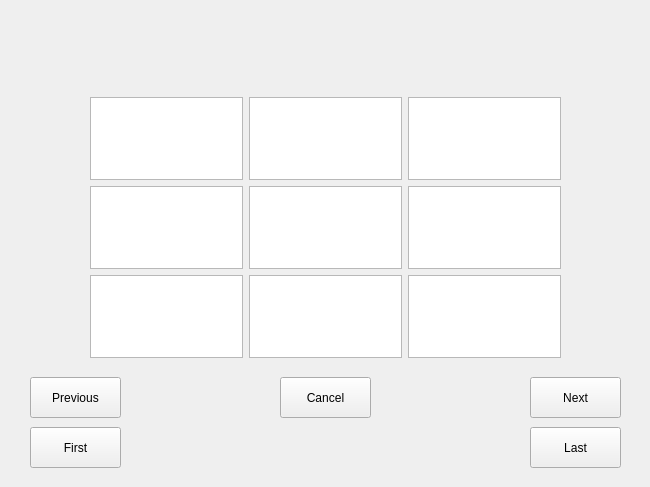
<?xml version="1.0" encoding="UTF-8"?>
<ui version="4.0">
 <class>MainWindow</class>
 <widget class="QMainWindow" name="MainWindow">
  <property name="geometry">
   <rect>
    <x>0</x>
    <y>0</y>
    <width>650</width>
    <height>487</height>
   </rect>
  </property>
  <property name="windowTitle">
   <string>MainWindow</string>
  </property>
  <widget class="QWidget" name="centralwidget">
   <widget class="QWidget" name="gridLayoutWidget">
    <property name="geometry">
     <rect>
      <x>90</x>
      <y>97</y>
      <width>471</width>
      <height>261</height>
     </rect>
    </property>
    <layout class="QGridLayout" name="table">
     <item row="1" column="2">
      <widget class="QPlainTextEdit" name="btn1_2">
       <property name="font">
        <font>
         <pointsize>43</pointsize>
        </font>
       </property>
       <property name="readOnly">
        <bool>true</bool>
       </property>
      </widget>
     </item>
     <item row="0" column="1">
      <widget class="QPlainTextEdit" name="btn0_1">
       <property name="font">
        <font>
         <pointsize>43</pointsize>
        </font>
       </property>
       <property name="readOnly">
        <bool>true</bool>
       </property>
      </widget>
     </item>
     <item row="0" column="2">
      <widget class="QPlainTextEdit" name="btn0_2">
       <property name="font">
        <font>
         <pointsize>43</pointsize>
        </font>
       </property>
       <property name="readOnly">
        <bool>true</bool>
       </property>
      </widget>
     </item>
     <item row="1" column="0">
      <widget class="QPlainTextEdit" name="btn1_0">
       <property name="font">
        <font>
         <pointsize>43</pointsize>
        </font>
       </property>
       <property name="readOnly">
        <bool>true</bool>
       </property>
      </widget>
     </item>
     <item row="2" column="1">
      <widget class="QPlainTextEdit" name="btn2_1">
       <property name="font">
        <font>
         <pointsize>43</pointsize>
        </font>
       </property>
       <property name="readOnly">
        <bool>true</bool>
       </property>
      </widget>
     </item>
     <item row="2" column="2">
      <widget class="QPlainTextEdit" name="btn2_2">
       <property name="font">
        <font>
         <pointsize>43</pointsize>
        </font>
       </property>
       <property name="readOnly">
        <bool>true</bool>
       </property>
      </widget>
     </item>
     <item row="2" column="0">
      <widget class="QPlainTextEdit" name="btn2_0">
       <property name="font">
        <font>
         <pointsize>43</pointsize>
        </font>
       </property>
       <property name="readOnly">
        <bool>true</bool>
       </property>
      </widget>
     </item>
     <item row="0" column="0">
      <widget class="QPlainTextEdit" name="btn0_0">
       <property name="font">
        <font>
         <pointsize>43</pointsize>
        </font>
       </property>
       <property name="readOnly">
        <bool>true</bool>
       </property>
       <property name="plainText">
        <string/>
       </property>
      </widget>
     </item>
     <item row="1" column="1">
      <widget class="QPlainTextEdit" name="btn1_1">
       <property name="font">
        <font>
         <pointsize>43</pointsize>
        </font>
       </property>
       <property name="readOnly">
        <bool>true</bool>
       </property>
      </widget>
     </item>
    </layout>
   </widget>
   <widget class="QPushButton" name="Previous">
    <property name="geometry">
     <rect>
      <x>30</x>
      <y>377</y>
      <width>91</width>
      <height>41</height>
     </rect>
    </property>
    <property name="text">
     <string>Previous</string>
    </property>
   </widget>
   <widget class="QPushButton" name="Next">
    <property name="geometry">
     <rect>
      <x>530</x>
      <y>377</y>
      <width>91</width>
      <height>41</height>
     </rect>
    </property>
    <property name="text">
     <string>Next</string>
    </property>
   </widget>
   <widget class="QPushButton" name="Cancel">
    <property name="geometry">
     <rect>
      <x>280</x>
      <y>377</y>
      <width>91</width>
      <height>41</height>
     </rect>
    </property>
    <property name="text">
     <string>Cancel</string>
    </property>
   </widget>
   <widget class="QPushButton" name="First">
    <property name="geometry">
     <rect>
      <x>30</x>
      <y>427</y>
      <width>91</width>
      <height>41</height>
     </rect>
    </property>
    <property name="text">
     <string>First</string>
    </property>
   </widget>
   <widget class="QPushButton" name="Last">
    <property name="geometry">
     <rect>
      <x>530</x>
      <y>427</y>
      <width>91</width>
      <height>41</height>
     </rect>
    </property>
    <property name="text">
     <string>Last</string>
    </property>
   </widget>
   <widget class="QLabel" name="moveNum">
    <property name="geometry">
     <rect>
      <x>300</x>
      <y>50</y>
      <width>47</width>
      <height>31</height>
     </rect>
    </property>
    <property name="font">
     <font>
      <pointsize>20</pointsize>
     </font>
    </property>
    <property name="text">
     <string/>
    </property>
    <property name="alignment">
     <set>Qt::AlignCenter</set>
    </property>
   </widget>
   <widget class="QLabel" name="numAll">
    <property name="geometry">
     <rect>
      <x>96</x>
      <y>10</y>
      <width>461</width>
      <height>31</height>
     </rect>
    </property>
    <property name="font">
     <font>
      <pointsize>20</pointsize>
     </font>
    </property>
    <property name="text">
     <string/>
    </property>
    <property name="alignment">
     <set>Qt::AlignCenter</set>
    </property>
   </widget>
  </widget>
 </widget>
 <resources/>
 <connections/>
</ui>
